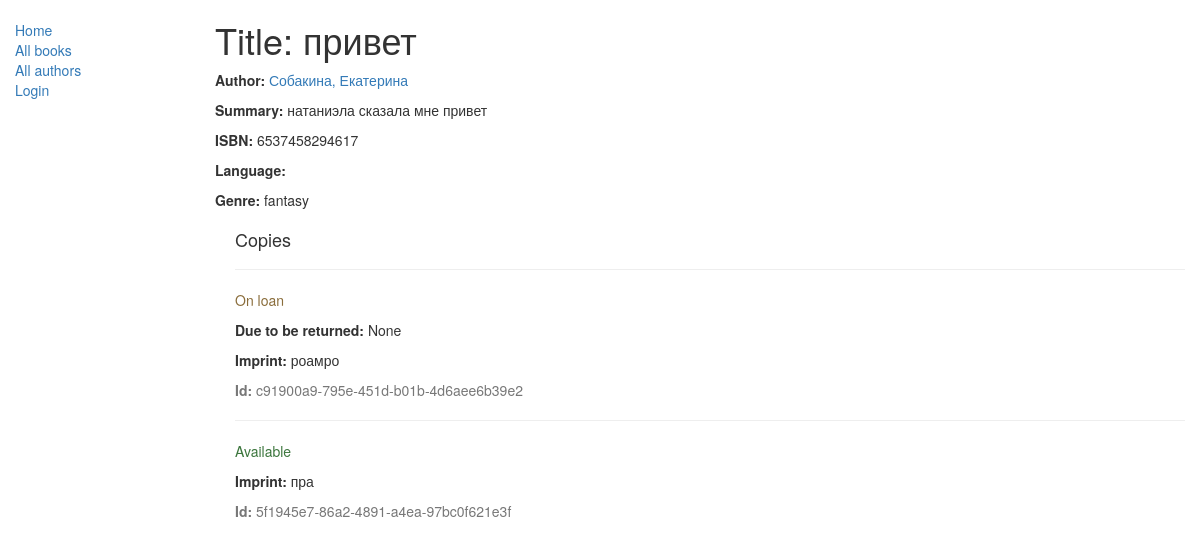
The app's page /catalog/book/4, older data.
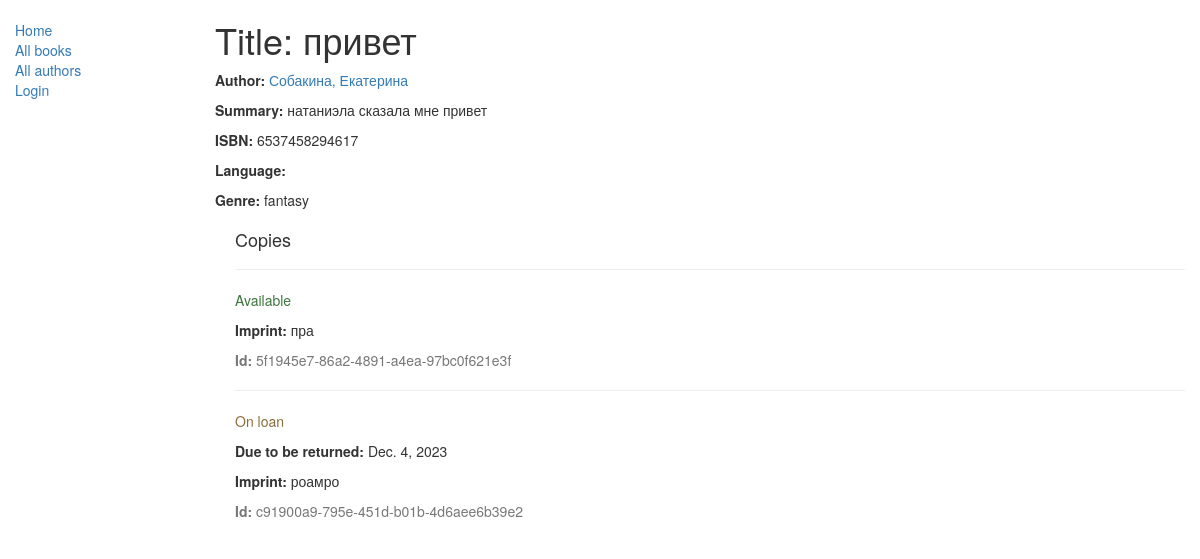
The same page, newer data.
### catalog/models.py (models this page shows, shortened)
class Genre(models.Model):
    name = models.CharField(max_length=200, help_text="Enter a book genre (e.g. Science Fiction, French Poetry etc.)")
    def __str__(self):
        return self.name

class BookInstance(models.Model):
    id = models.UUIDField(primary_key=True, default=uuid.uuid4, help_text="Unique ID for this particular book across whole library")
    book = models.ForeignKey('Book', on_delete=models.SET_NULL, null=True)
    imprint = models.CharField(max_length=200)
    due_back = models.DateField(null=True, blank=True)
    borrower = models.ForeignKey(settings.AUTH_USER_MODEL, on_delete=models.SET_NULL, null=True, blank=True)
    LOAN_STATUS = (
        ('m', 'Maintenance'),
        ('o', 'On loan'),
        ('a', 'Available'),
        ('r', 'Reserved'),
    )
    status = models.CharField(max_length=1, choices=LOAN_STATUS, blank=True, default='m', help_text='Book availability')
    class Meta:
        ordering = ["due_back"]
        permissions = (("can_mark_returned", "Set book as returned"),)

### catalog/views.py (the view)
# urls.py: path('book/<int:pk>', views.BookDetailView.as_view(), name='book-detail'),
class BookDetailView(generic.DetailView):
    model = Book

### catalog/models.py (called while the page is built)
    def __str__(self):
        return '%s, %s' % (self.last_name, self.first_name)

### catalog/templates/catalog/book_detail.html
{% extends "base_generic.html" %}
{% block content %}
  <h1>Title: {{ book.title }}</h1>
  <p><strong>Author:</strong> <a href="">{{ book.author }}</a></p>
  <p><strong>Summary:</strong> {{ book.summary }}</p>
  <p><strong>ISBN:</strong> {{ book.isbn }}</p>
  <p><strong>Language:</strong> {{ book.language }}</p>
  <p><strong>Genre:</strong> {% for genre in book.genre.all %} {{ genre }}{% if not forloop.last %}, {% endif %}{% endfor %}</p>
  <div style="margin-left:20px;margin-top:20px">
    <h4>Copies</h4>
    {% for copy in book.bookinstance_set.all %}
    <hr>
    <p class="{% if copy.status == 'a' %}text-success{% elif copy.status == 'd' %}text-danger{% else %}text-warning{% endif %}">{{ copy.get_status_display }}</p>
    {% if copy.status != 'a' %}<p><strong>Due to be returned:</strong> {{copy.due_back}}</p>{% endif %}
    <p><strong>Imprint:</strong> {{copy.imprint}}</p>
    <p class="text-muted"><strong>Id:</strong> {{copy.id}}</p>
    {% endfor %}
  </div>
{% endblock %}

Row changes from the older to the newer data that the page shows:
shown differently, row unchanged: BookInstance "Available": moves up the list
changed BookInstance "On loan": due_back "None" → "Dec. 4, 2023"
